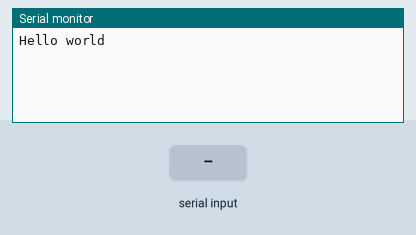
A sketch run on a simulated Arduino Uno, built with avr-gcc and run on an emulated ATmega328P. Parts: the last lines printed to the serial monitor. Inputs (shaded band) come from the test bench.

Above: at 1.2 s.
1.3 s: "90,45\n" received over Serial
At 2.5 s:
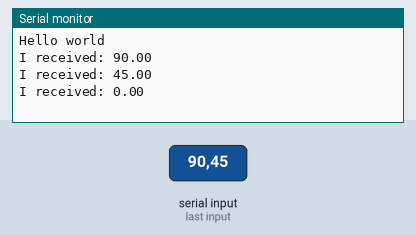
2.8 s: "30,150\n" received over Serial
At 3.6 s:
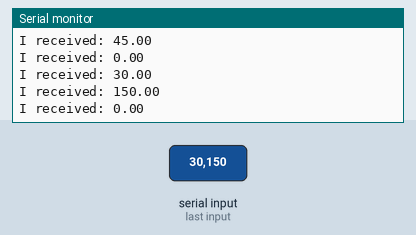
Timing chart, 0 to 5.8 s (numbered marks = the images above; inputs shaded):
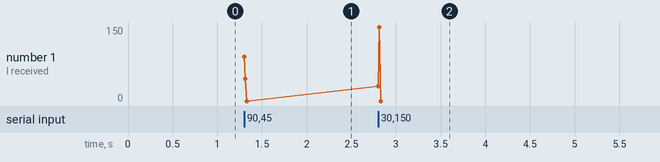

Measured:
- after the input at 1.3 s, the serial monitor: prints a new line at once (image 1)
- after the input at 2.8 s, the serial monitor: prints a new line at once (image 2)

The sketch:

test_serial.ino
```cpp
void setup() {
	Serial.begin(14400);
	Serial.println("Hello world");
	Serial.setTimeout(10);
}

float incomingByte = 0;
void loop() {
	if (Serial.available() > 0) {
	    // read the incoming byte:
	    incomingByte = Serial.parseFloat();

	    // say what you got:
	    Serial.print("I received: ");
	    Serial.println(incomingByte);
	  }
}
```
